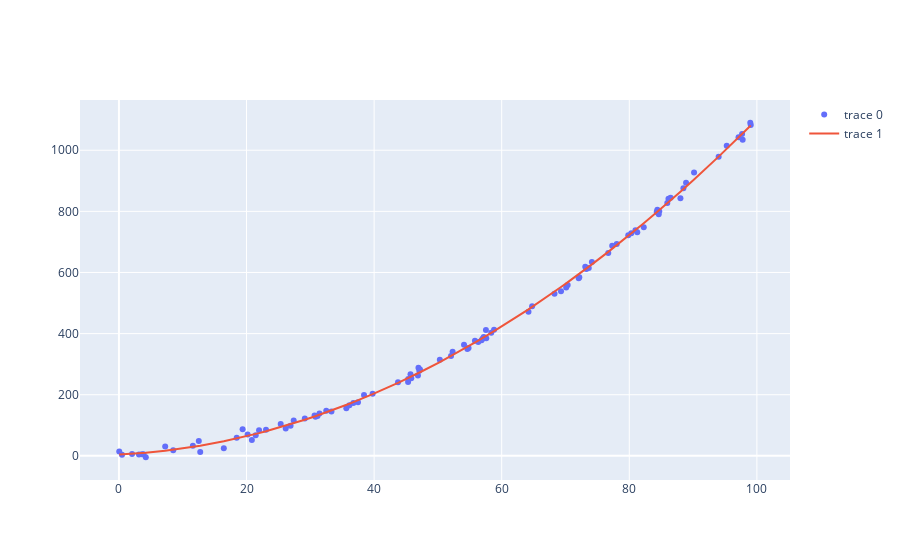

The cell this chart's notebook holds for it:
### Code cell
w= np.linalg.solve(np.matmul(X.T,X),np.matmul(X.T,Y))
Y_hat = np.matmul(X,w)
fig = go.Figure()
fig.add_trace(go.Scatter(x=X[:,1],y=Y,mode = 'markers'))
fig.add_trace(go.Scatter(x=np.sort(X[:,1]),y=np.sort(Y_hat),mode = 'lines'))
fig.show()
